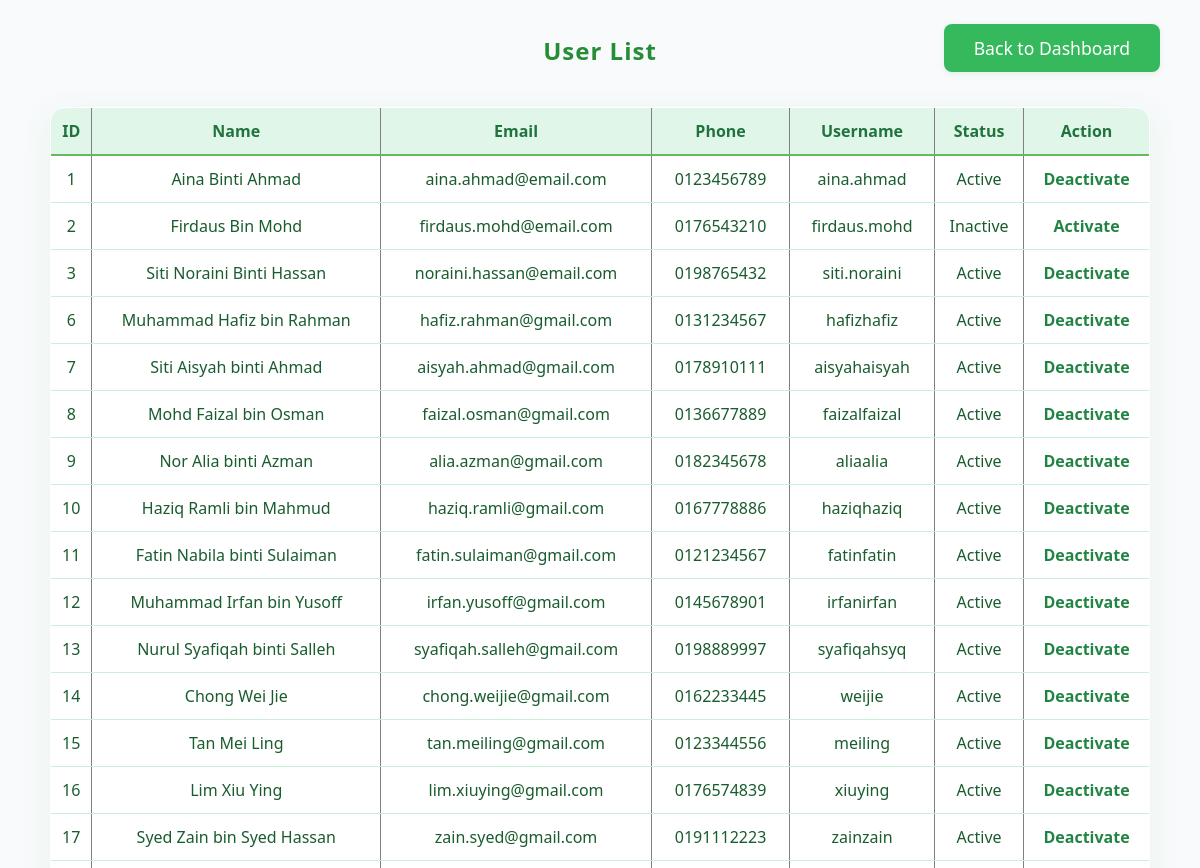
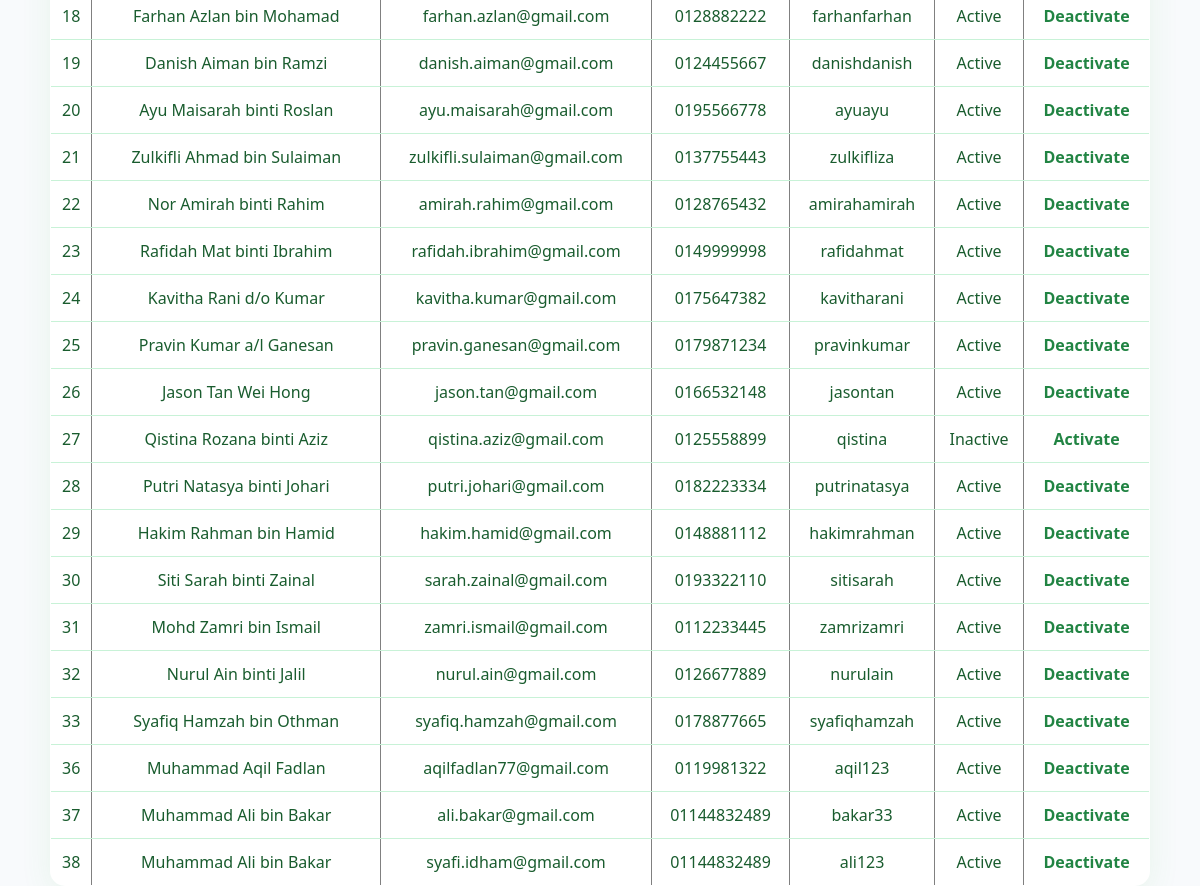
Screenshot of /userList.php with the database file from the repository (2 pictures, top to bottom).
### tables this page shows
CREATE TABLE `user` (
  `USER_ID` bigint(20) NOT NULL,
  `USER_FULLNAME` varchar(200) NOT NULL,
  `USER_EMAIL` varchar(30) NOT NULL,
  `USER_PHONE_NO` varchar(12) NOT NULL,
  `USERNAME` varchar(30) NOT NULL,
  `PASSWORD` varchar(30) NOT NULL,
  `USER_TYPE` varchar(10) NOT NULL,
  `USER_STATUS` varchar(50) NOT NULL
);

### userList.php (the view, shortened to what this page needs)
<?php
include 'db_connect.php';
$sql = "SELECT * FROM USER WHERE USER_TYPE = 'customer' ";
$result = mysqli_query($conn, $sql);
?>
<html>
<head>
    <link rel="stylesheet" href="userListStyle.css">
</head>
<body>
    <a href="adminDashboard.php" class="dashboard-btn-float">Back to Dashboard</a>
    <h2>User List</h2>
<table border="1">
<tr>
  <th>ID</th><th>Name</th><th>Email</th><th>Phone</th><th>Username</th><th>Status</th><th>Action</th>
</tr>
<?php while($row = mysqli_fetch_assoc($result)): ?>
<tr>
  <td><?= $row['USER_ID'] ?></td>
  <td><?= htmlspecialchars($row['USER_FULLNAME']) ?></td>
  <td><?= htmlspecialchars($row['USER_EMAIL']) ?></td>
  <td><?= htmlspecialchars($row['USER_PHONE_NO']) ?></td>
  <td><?= htmlspecialchars($row['USERNAME']) ?></td>
  <td><?= htmlspecialchars($row['USER_STATUS']) ?></td>
  <td>
    <a href="updateUserStats.php?id=<?= $row['USER_ID'] ?>&status=<?= $row['USER_STATUS'] == 'Active' ? 'Inactive' : 'Active' ?>">
      <?= $row['USER_STATUS'] == 'Active' ? 'Deactivate' : 'Activate' ?>
    </a>
  </td>
</tr>
<?php endwhile; ?>
</table>
</body>
</html>

### userListStyle.css (style rules this page uses)
body { margin: 0; padding: 0; background: #f8fafc; font-family: 'Segoe UI', Arial, sans-serif; min-height: 100vh; }
h2 { text-align: center; color: #258d35; margin-top: 34px; letter-spacing: 1px; }
table { border-collapse: collapse; margin: 40px auto 0 auto; width: 92vw; max-width: 1100px; background: #fff; border-radius: 15px; box-shadow: 0 8px 32px rgba(61,190,70,0.09); overflow: hidden; }
th, td { padding: 12px 8px; text-align: center; font-size: 1em; }
th { background: #e0f6e8; color: #21733d; border-bottom: 2.2px solid #65bb5c; font-weight: 600; }
td { border-bottom: 1.2px solid #c8f2d7; color: #195c2e; }
tr:last-child td { border-bottom: none; }
a { color: #218443; font-weight: bold; text-decoration: none; margin: 0 2px; }
.dashboard-btn-float { position: fixed; top: 24px; right: 38px; background: #36b95c; color: #fff; border: none; border-radius: 8px; padding: 12px 30px; font-size: 1.1em; text-align: center; text-decoration: none; font-family: inherit; font-weight: 500; transition: background 0.16s, box-shadow 0.16s; cursor: pointer; z-index: 1000; box-shadow: 0 2px 6px rgba(61,190,70,0.12); }

### rows the page displays
user: USER_ID "1", USER_FULLNAME "Aina Binti Ahmad", USER_EMAIL "aina.ahmad@email.com", USER_PHONE_NO "0123456789", USERNAME "aina.ahmad", USER_STATUS "Active", shows "Deactivate"
user: USER_ID "2", USER_FULLNAME "Firdaus Bin Mohd", USER_EMAIL "firdaus.mohd@email.com", USER_PHONE_NO "0176543210", USERNAME "firdaus.mohd", USER_STATUS "Inactive", shows "Activate"
user: USER_ID "3", USER_FULLNAME "Siti Noraini Binti Hassan", USER_EMAIL "noraini.hassan@email.com", USER_PHONE_NO "0198765432", USERNAME "siti.noraini", USER_STATUS "Active", shows "Deactivate"
user: USER_ID "6", USER_FULLNAME "Muhammad Hafiz bin Rahman", USER_EMAIL "hafiz.rahman@gmail.com", USER_PHONE_NO "0131234567", USERNAME "hafizhafiz", USER_STATUS "Active", shows "Deactivate"
user: USER_ID "7", USER_FULLNAME "Siti Aisyah binti Ahmad", USER_EMAIL "aisyah.ahmad@gmail.com", USER_PHONE_NO "0178910111", USERNAME "aisyahaisyah", USER_STATUS "Active", shows "Deactivate"
user: USER_ID "8", USER_FULLNAME "Mohd Faizal bin Osman", USER_EMAIL "faizal.osman@gmail.com", USER_PHONE_NO "0136677889", USERNAME "faizalfaizal", USER_STATUS "Active", shows "Deactivate"
user: USER_ID "9", USER_FULLNAME "Nor Alia binti Azman", USER_EMAIL "alia.azman@gmail.com", USER_PHONE_NO "0182345678", USERNAME "aliaalia", USER_STATUS "Active", shows "Deactivate"
user: USER_ID "10", USER_FULLNAME "Haziq Ramli bin Mahmud", USER_EMAIL "haziq.ramli@gmail.com", USER_PHONE_NO "0167778886", USERNAME "haziqhaziq", USER_STATUS "Active", shows "Deactivate"
user: USER_ID "11", USER_FULLNAME "Fatin Nabila binti Sulaiman", USER_EMAIL "fatin.sulaiman@gmail.com", USER_PHONE_NO "0121234567", USERNAME "fatinfatin", USER_STATUS "Active", shows "Deactivate"
user: USER_ID "12", USER_FULLNAME "Muhammad Irfan bin Yusoff", USER_EMAIL "irfan.yusoff@gmail.com", USER_PHONE_NO "0145678901", USERNAME "irfanirfan", USER_STATUS "Active", shows "Deactivate"
user: USER_ID "13", USER_FULLNAME "Nurul Syafiqah binti Salleh", USER_EMAIL "syafiqah.salleh@gmail.com", USER_PHONE_NO "0198889997", USERNAME "syafiqahsyq", USER_STATUS "Active", shows "Deactivate"
user: USER_ID "14", USER_FULLNAME "Chong Wei Jie", USER_EMAIL "chong.weijie@gmail.com", USER_PHONE_NO "0162233445", USERNAME "weijie", USER_STATUS "Active", shows "Deactivate"
user: USER_ID "15", USER_FULLNAME "Tan Mei Ling", USER_EMAIL "tan.meiling@gmail.com", USER_PHONE_NO "0123344556", USERNAME "meiling", USER_STATUS "Active", shows "Deactivate"
user: USER_ID "16", USER_FULLNAME "Lim Xiu Ying", USER_EMAIL "lim.xiuying@gmail.com", USER_PHONE_NO "0176574839", USERNAME "xiuying", USER_STATUS "Active", shows "Deactivate"
user: USER_ID "17", USER_FULLNAME "Syed Zain bin Syed Hassan", USER_EMAIL "zain.syed@gmail.com", USER_PHONE_NO "0191112223", USERNAME "zainzain", USER_STATUS "Active", shows "Deactivate"
user: USER_ID "18", USER_FULLNAME "Farhan Azlan bin Mohamad", USER_EMAIL "farhan.azlan@gmail.com", USER_PHONE_NO "0128882222", USERNAME "farhanfarhan", USER_STATUS "Active", shows "Deactivate"
user: USER_ID "19", USER_FULLNAME "Danish Aiman bin Ramzi", USER_EMAIL "danish.aiman@gmail.com", USER_PHONE_NO "0124455667", USERNAME "danishdanish", USER_STATUS "Active", shows "Deactivate"
user: USER_ID "20", USER_FULLNAME "Ayu Maisarah binti Roslan", USER_EMAIL "ayu.maisarah@gmail.com", USER_PHONE_NO "0195566778", USERNAME "ayuayu", USER_STATUS "Active", shows "Deactivate"
user: USER_ID "21", USER_FULLNAME "Zulkifli Ahmad bin Sulaiman", USER_EMAIL "zulkifli.sulaiman@gmail.com", USER_PHONE_NO "0137755443", USERNAME "zulkifliza", USER_STATUS "Active", shows "Deactivate"
user: USER_ID "22", USER_FULLNAME "Nor Amirah binti Rahim", USER_EMAIL "amirah.rahim@gmail.com", USER_PHONE_NO "0128765432", USERNAME "amirahamirah", USER_STATUS "Active", shows "Deactivate"
user: USER_ID "23", USER_FULLNAME "Rafidah Mat binti Ibrahim", USER_EMAIL "rafidah.ibrahim@gmail.com", USER_PHONE_NO "0149999998", USERNAME "rafidahmat", USER_STATUS "Active", shows "Deactivate"
user: USER_ID "24", USER_FULLNAME "Kavitha Rani d/o Kumar", USER_EMAIL "kavitha.kumar@gmail.com", USER_PHONE_NO "0175647382", USERNAME "kavitharani", USER_STATUS "Active", shows "Deactivate"
user: USER_ID "25", USER_FULLNAME "Pravin Kumar a/l Ganesan", USER_EMAIL "pravin.ganesan@gmail.com", USER_PHONE_NO "0179871234", USERNAME "pravinkumar", USER_STATUS "Active", shows "Deactivate"
user: USER_ID "26", USER_FULLNAME "Jason Tan Wei Hong", USER_EMAIL "jason.tan@gmail.com", USER_PHONE_NO "0166532148", USERNAME "jasontan", USER_STATUS "Active", shows "Deactivate"
user: USER_ID "27", USER_FULLNAME "Qistina Rozana binti Aziz", USER_EMAIL "qistina.aziz@gmail.com", USER_PHONE_NO "0125558899", USERNAME "qistina", USER_STATUS "Inactive", shows "Activate"
user: USER_ID "28", USER_FULLNAME "Putri Natasya binti Johari", USER_EMAIL "putri.johari@gmail.com", USER_PHONE_NO "0182223334", USERNAME "putrinatasya", USER_STATUS "Active", shows "Deactivate"
user: USER_ID "29", USER_FULLNAME "Hakim Rahman bin Hamid", USER_EMAIL "hakim.hamid@gmail.com", USER_PHONE_NO "0148881112", USERNAME "hakimrahman", USER_STATUS "Active", shows "Deactivate"
user: USER_ID "30", USER_FULLNAME "Siti Sarah binti Zainal", USER_EMAIL "sarah.zainal@gmail.com", USER_PHONE_NO "0193322110", USERNAME "sitisarah", USER_STATUS "Active", shows "Deactivate"
user: USER_ID "31", USER_FULLNAME "Mohd Zamri bin Ismail", USER_EMAIL "zamri.ismail@gmail.com", USER_PHONE_NO "0112233445", USERNAME "zamrizamri", USER_STATUS "Active", shows "Deactivate"
user: USER_ID "32", USER_FULLNAME "Nurul Ain binti Jalil", USER_EMAIL "nurul.ain@gmail.com", USER_PHONE_NO "0126677889", USERNAME "nurulain", USER_STATUS "Active", shows "Deactivate"
user: USER_ID "33", USER_FULLNAME "Syafiq Hamzah bin Othman", USER_EMAIL "syafiq.hamzah@gmail.com", USER_PHONE_NO "0178877665", USERNAME "syafiqhamzah", USER_STATUS "Active", shows "Deactivate"
user: USER_ID "36", USER_FULLNAME "Muhammad Aqil Fadlan", USER_EMAIL "aqilfadlan77@gmail.com", USER_PHONE_NO "0119981322", USERNAME "aqil123", USER_STATUS "Active", shows "Deactivate"
user: USER_ID "37", USER_FULLNAME "Muhammad Ali bin Bakar", USER_EMAIL "ali.bakar@gmail.com", USER_PHONE_NO "01144832489", USERNAME "bakar33", USER_STATUS "Active", shows "Deactivate"
user: USER_ID "38", USER_FULLNAME "Muhammad Ali bin Bakar", USER_EMAIL "syafi.idham@gmail.com", USER_PHONE_NO "01144832489", USERNAME "ali123", USER_STATUS "Active", shows "Deactivate"
